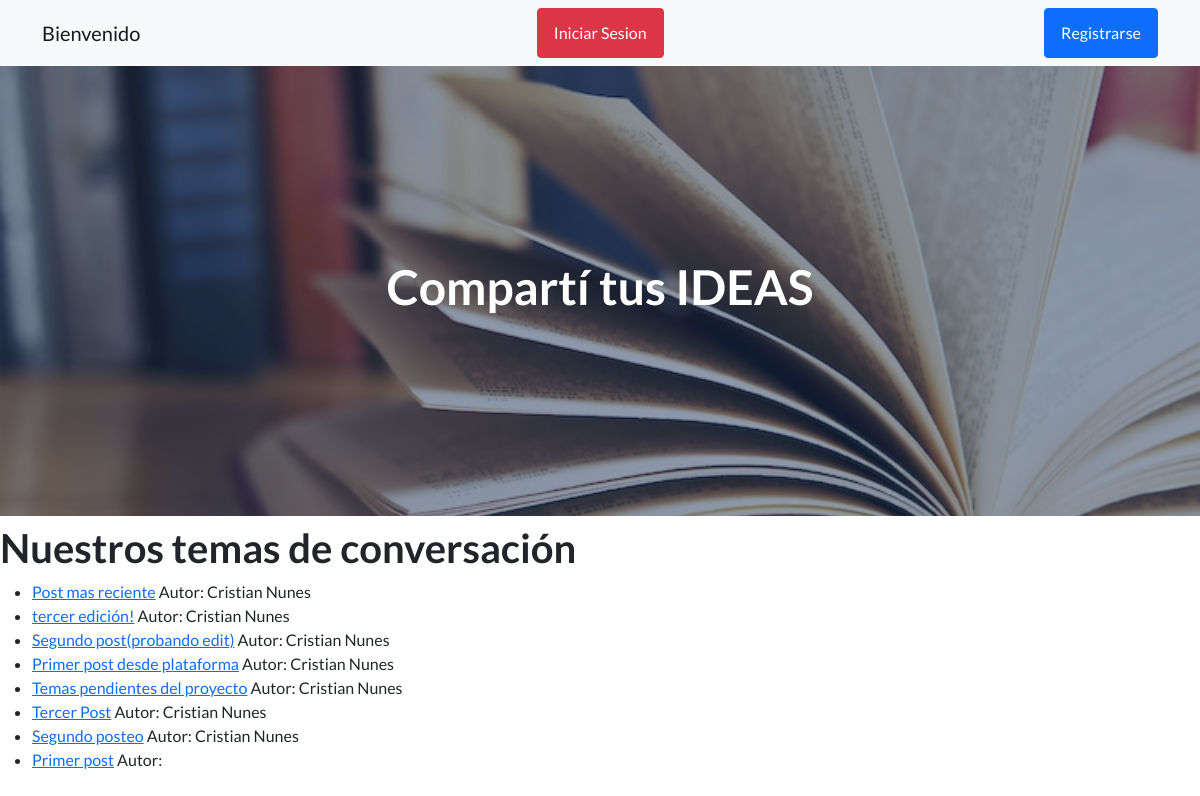
The page /app_biblioteca/social/ on the database as committed earlier.
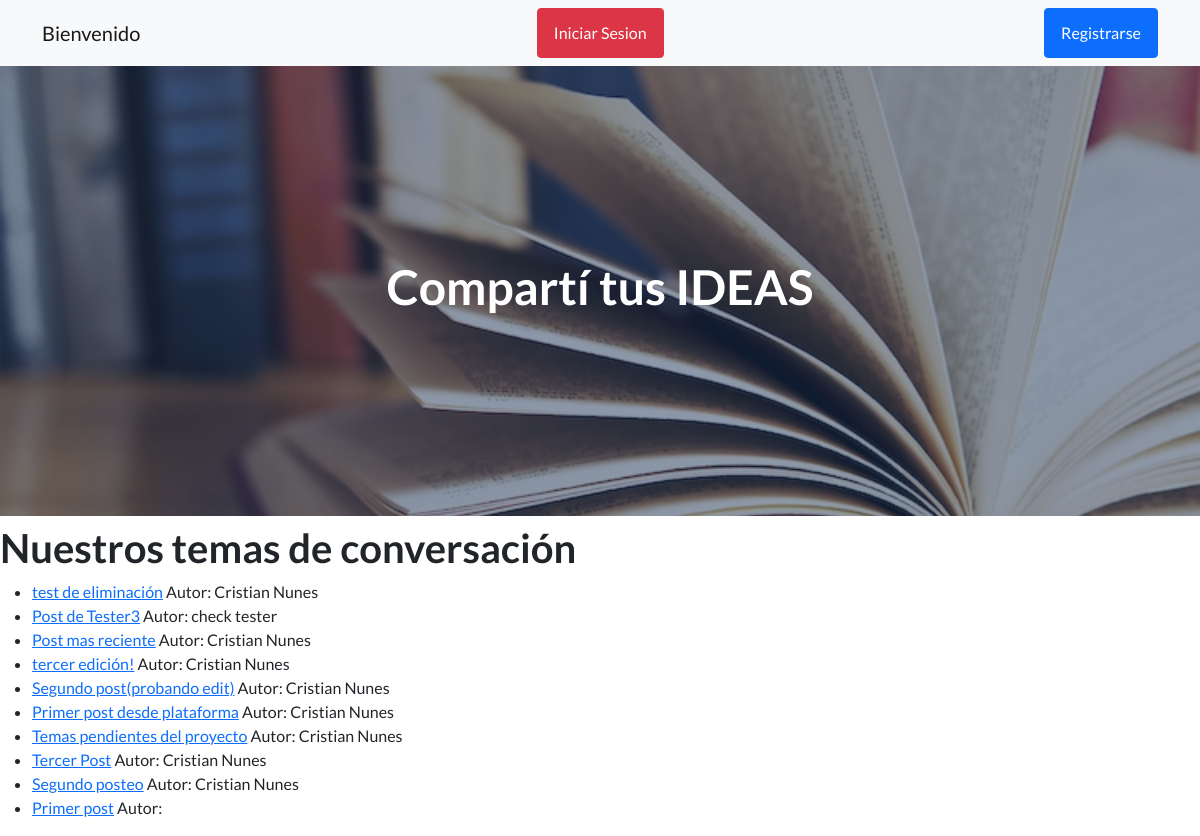
The same page on the database as committed later.
### app_biblioteca/models.py (models this page shows, shortened)
class Post(models.Model):
    titulo = models.CharField(max_length=255)
    autor = models.ForeignKey(User, on_delete=models.CASCADE)
    body = models.TextField()

### app_biblioteca/views.py (the view)
# urls.py: path('social/', HomeView.as_view(), name='social' ),
class HomeView(ListView):
    model = Post
    template_name = 'app_biblioteca/social.html'
    ordering = ['-id']

### app_biblioteca/templates/app_biblioteca/social.html (shortened to what this page needs)
{% extends 'app_biblioteca/inicio.html' %}
{% load static %}
{% block titulo %}
<h1>Compartí tus IDEAS</h1>
{% endblock %}
{% block contenido_que_cambia %}
<h1>Nuestros temas de conversación</h1>
<ul>
{% for post in object_list %}
    <li><a href="{% url 'article_detail' post.pk %}">{{ post.titulo }}</a>  Autor: {{ post.autor.first_name }} {{ post.autor.last_name}}
    </li>
{% endfor %}
</ul>
{% endblock %}

Rows that differ between the two databases and show on the page:
added Post: titulo "test de eliminación", autor.first_name "Cristian", autor.last_name "Nunes"
added Post: titulo "Post de Tester3", autor.first_name "check", autor.last_name "tester"
